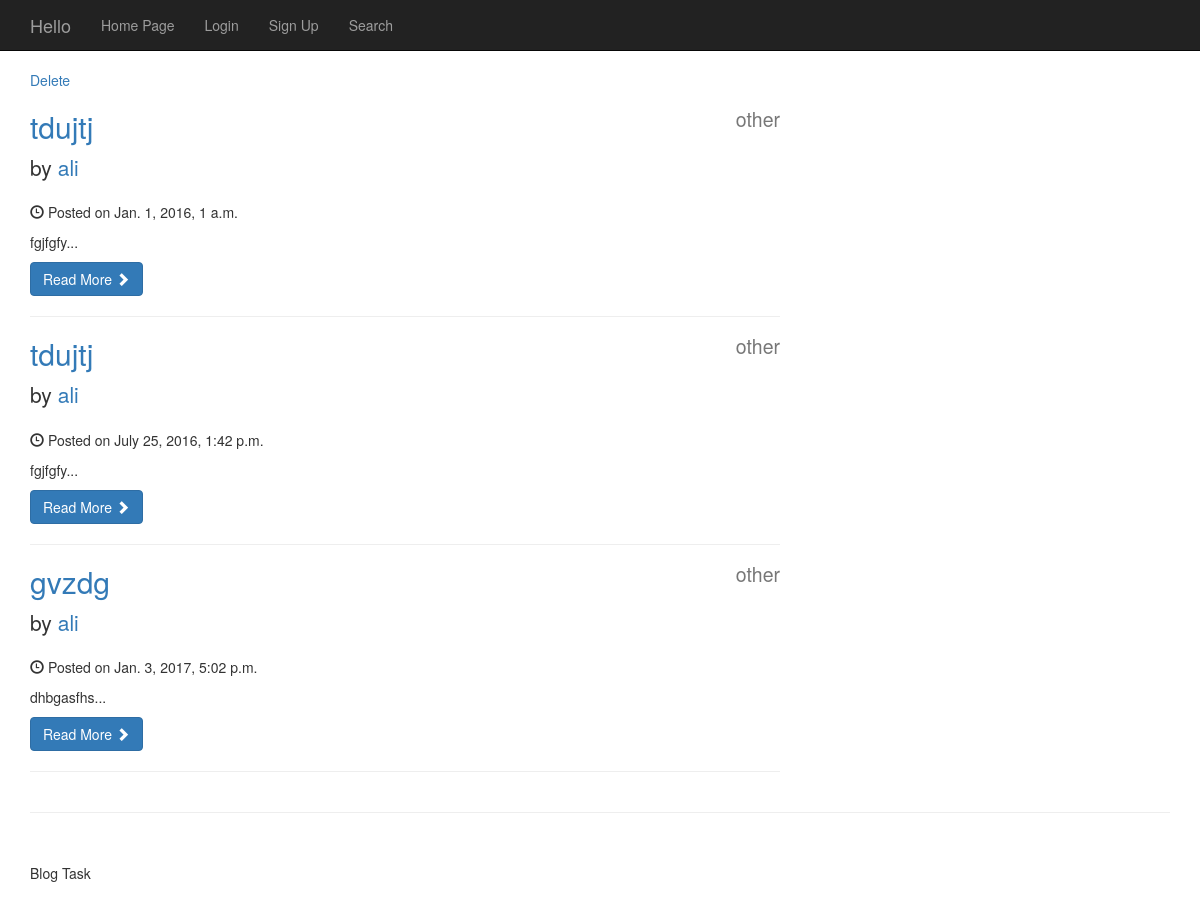
The app's page /category/32/ with its own data.
### TaskBlogApp/models.py (models this page shows, shortened)
@python_2_unicode_compatible
class Post(models.Model):
    post_cat = models.ForeignKey(Category)
    post_author = models.ForeignKey(User)
    post_title = models.CharField(max_length=70)
    post_content = models.TextField()
    post_createdAt = models.DateTimeField(auto_now_add=True, null=True, blank=True)
    post_updatedAd = models.DateTimeField(auto_now_add=False, default=datetime.now)
    post_like = models.IntegerField(default=0)
    post_dislike = models.IntegerField(default=0)

@python_2_unicode_compatible
class Category(models.Model):
    cat_title = models.CharField(max_length=70)
    def __str__(self):
        return self.cat_title

### TaskBlogApp/views.py (the view)
# urls.py: url(r'^category/(?P<pk>[0-9]+)/$', views.CategoryView.as_view(), name='category'),
class CategoryView(generic.View):
    template_name = 'categories.html'
    def get(self, request, pk):
        try:
            posts = Post.objects.filter(post_cat_id=self.kwargs.get('pk')).order_by('post_updatedAd')
        except Post.DoesNotExist:
            posts = None
        return render(request, 'categories.html', {
            'posts': posts,
            'cat_pk': self.kwargs.get('pk')
        })

### templates/categories.html (shortened to what this page needs)
<!DOCTYPE html>
<html lang="en">
<head>
    <link rel="stylesheet" href="https://maxcdn.bootstrapcdn.com/bootstrap/3.3.6/css/bootstrap.min.css" />
</head>
<body>
{% extends 'header.html' %}
{% block content %}
    <div class="container">
        <div class="row">
            <div class="col-md-8">
                <a href="{% url 'delete_cat' cat_pk %}">Delete</a>
                {% for post in posts %}
                    <h2>
                        <a href="{% url 'post' post.post_cat_id post.id %}">{{ post.post_title }}</a>
                        <small style="float:right">{{ post.post_cat }}</small>
                    </h2>
                    <p class="lead">
                        by <a href="">{{ post.post_author }}</a>
                    </p>
                    <p><span class="glyphicon glyphicon-time"></span> Posted on {{ post.post_updatedAd }}</p>
                    <p>{{ post.post_content|slice:":300" }}...</p>
                    <a class="btn btn-primary" href="{% url 'post' post.post_cat_id post.id %}">Read More <span class="glyphicon glyphicon-chevron-right"></span></a>
                    <hr>
                {% endfor %}
            </div>
            <div class="col-md-4">
            </div>
        </div>
        <hr>
        <footer>
            <div class="row">
                <div class="col-lg-12">
                    <p>Blog Task</p>
                </div>
            </div>
        </footer>
    </div>
{% endblock %}

### templates/categories.html (style rules this page uses)
body { padding-top: 70px; }
footer { margin: 50px 0; }

### records on screen
Post: post_title "tdujtj", post_cat "other", post_author "ali", post_updatedAd "Jan. 1, 2016, 1 a.m.", post_content "fgjfgfy"
Post: post_title "tdujtj", post_cat "other", post_author "ali", post_updatedAd "July 25, 2016, 1:42 p.m.", post_content "fgjfgfy"
Post: post_title "gvzdg", post_cat "other", post_author "ali", post_updatedAd "Jan. 3, 2017, 5:02 p.m.", post_content "dhbgasfhs"
